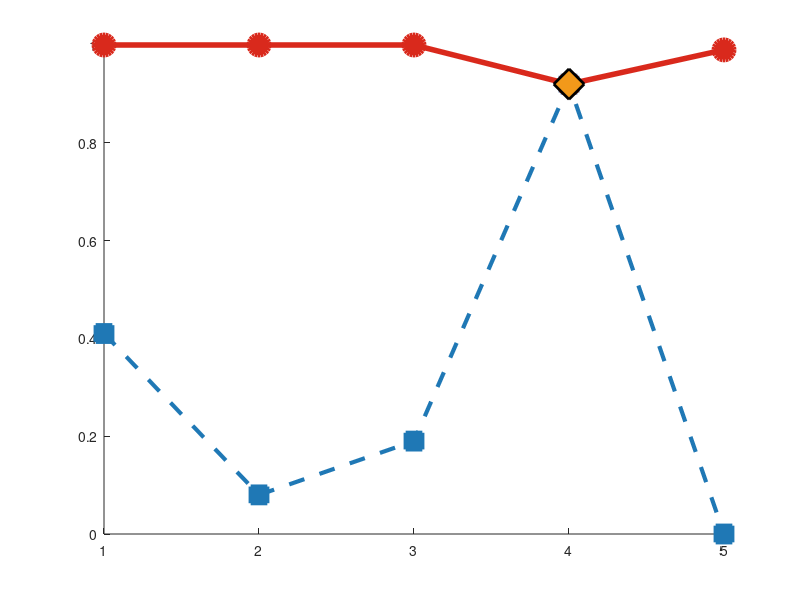

The MATLAB source for this figure: (Note: this script raises an error after producing the figure.)
function plot_final_comparison()
    % --- 1. Hardcode the results from both models ---
    
    % Use a cell array for distances to handle string labels
    distances_str = {'5 ft', '10 ft', '20 ft', '30 ft', '40 ft'};
    
    % Results from the final, successful "Conditional Meta-Model"
    meta_model_f1 = [1.00, 1.00, 1.00, 0.92, 0.99];
    
    % Results from the original "Autoencoder Only" model (the baseline)
    autoencoder_only_f1 = [0.41, 0.08, 0.19, 0.92, 0.00];

    % --- 2. Create the Plot ---
    
    % Create a new figure window and set its size
    figure('Position', [100, 100, 1000, 700]);
    hold on; % Hold on to plot multiple lines on the same axes

    % Define colors
    meta_color = [0.85, 0.16, 0.11]; % A strong red: [R, G, B]
    auto_color = [0.12, 0.47, 0.71]; % A standard blue: [R, G, B]
    highlight_color = [0.95, 0.6, 0.1]; % A bright orange
    
    % ### NEW: Define a better green color ###
    dark_green = [0, 0.6, 0.2];
    
    % Plot the "Autoencoder Only" performance line (the baseline)
    plot(1:length(distances_str), autoencoder_only_f1, ...
        '--s', ... % Dashed line with square markers
        'Color', auto_color, ...
        'LineWidth', 3, ... 
        'MarkerSize', 12, ...
        'MarkerFaceColor', auto_color, ...
        'DisplayName', 'Baseline: Autoencoder Only');

    % Plot the final "Conditional Meta-Model" performance line
    plot(1:length(distances_str), meta_model_f1, ...
        '-o', ... % Solid line with circle markers
        'Color', meta_color, ...
        'LineWidth', 4, ...
        'MarkerSize', 14, ...
        'MarkerFaceColor', meta_color, ...
        'DisplayName', 'Meta-Model (Classifier)');

    % --- 3. Highlight the 30 ft Autoencoder Point ---
    
    % Find the index for '30 ft'
    idx_30ft = find(strcmp(distances_str, '30 ft'));
    
    % Plot a large, distinct diamond marker for the 30 ft point
    plot(idx_30ft, meta_model_f1(idx_30ft), ...
        'd', ... % 'd' is a diamond marker
        'MarkerSize', 22, ... % Make it large to stand out
        'MarkerEdgeColor', 'black', ...
        'MarkerFaceColor', highlight_color, ...
        'LineWidth', 2, ...
        'DisplayName', 'Meta-Model (Autoencoder)');

    % --- 4. Customize for Publication Quality ---
    
    % Set all text properties to be large and bold
    ax = gca; % Get current axes
    ax.FontSize = 16;
    ax.FontWeight = 'bold';
    
    % Set titles and labels
    %title('Final Meta-Model Outperforms Baseline Autoencoder', 'FontSize', 22, 'FontWeight', 'bold');
    %subtitle('Hybrid architecture leverages specialized models for optimal performance', 'FontSize', 16);
    
    xlabel('UE Distance from Base Station (ft)', 'FontSize', 18, 'FontWeight', 'bold');
    ylabel('Anomaly Detection F1-Score', 'FontSize', 18, 'FontWeight', 'bold');
    
    % Customize ticks
    xticks(1:length(distances_str));
    xticklabels(distances_str);
    ylim([-0.05, 1.1]);
    grid on;
    
    % ### UPDATED: Use the better green and hide the legend entry ###
    yline(0.9, '--', '90% Threshold', 'LineWidth', 3, 'FontSize', 14, ...
        'Color', dark_green, 'LabelVerticalAlignment', 'bottom', 'HandleVisibility', 'off');

    % Add text labels for data points for precision
    for i = 1:length(meta_model_f1)
        text(i, meta_model_f1(i) + 0.05, sprintf('%.2f', meta_model_f1(i)), ...
            'HorizontalAlignment', 'center', 'FontSize', 14, 'FontWeight', 'bold', 'Color', meta_color);
    end
    for i = 1:length(autoencoder_only_f1)
        text(i, autoencoder_only_f1(i) - 0.05, sprintf('%.2f', autoencoder_only_f1(i)), ...
            'HorizontalAlignment', 'center', 'FontSize', 14, 'FontWeight', 'bold', 'Color', auto_color);
    end
    
    % Customize the legend
    lgd = legend('show');
    lgd.Location = 'South';
    lgd.Orientation = 'vertical';
    lgd.FontSize = 12;
    
    hold off;
    
    % --- 5. Save the figure ---
    output_filename = 'model_comparison_matlab.png';
    saveas(gcf, output_filename);
    
    fprintf("Plot successfully saved to '%s'\n", output_filename);

end